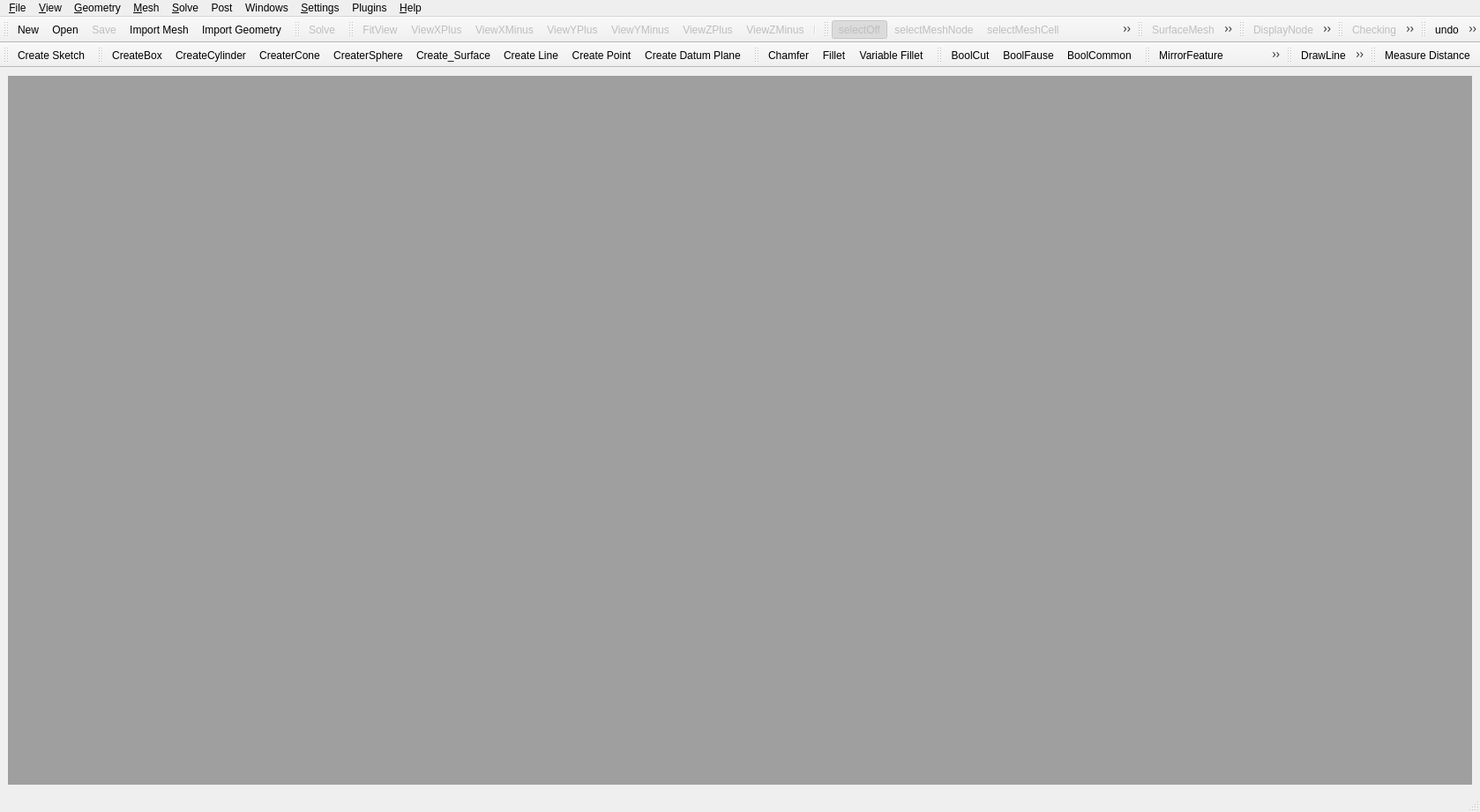
<?xml version="1.0" encoding="UTF-8"?>
<ui version="4.0">
 <class>MainWindow</class>
 <widget class="QMainWindow" name="MainWindow">
  <property name="enabled">
   <bool>true</bool>
  </property>
  <property name="geometry">
   <rect>
    <x>0</x>
    <y>0</y>
    <width>1678</width>
    <height>921</height>
   </rect>
  </property>
  <property name="windowTitle">
   <string>FastCAE</string>
  </property>
  <widget class="QWidget" name="centralwidget">
   <layout class="QGridLayout" name="gridLayout">
    <item row="0" column="0">
     <widget class="QMdiArea" name="mdiArea"/>
    </item>
   </layout>
  </widget>
  <widget class="QStatusBar" name="statusbar"/>
  <widget class="QToolBar" name="FileToolBar">
   <property name="windowTitle">
    <string>FileToolBar</string>
   </property>
   <property name="toolButtonStyle">
    <enum>Qt::ToolButtonFollowStyle</enum>
   </property>
   <attribute name="toolBarArea">
    <enum>TopToolBarArea</enum>
   </attribute>
   <attribute name="toolBarBreak">
    <bool>false</bool>
   </attribute>
   <addaction name="actionNew"/>
   <addaction name="actionOpen"/>
   <addaction name="actionSave"/>
   <addaction name="actionImportMesh"/>
   <addaction name="actionImportGeometry"/>
  </widget>
  <widget class="QToolBar" name="SolveToolBar">
   <property name="windowTitle">
    <string>SolveToolBar</string>
   </property>
   <property name="toolButtonStyle">
    <enum>Qt::ToolButtonFollowStyle</enum>
   </property>
   <attribute name="toolBarArea">
    <enum>TopToolBarArea</enum>
   </attribute>
   <attribute name="toolBarBreak">
    <bool>false</bool>
   </attribute>
   <addaction name="actionSolve"/>
  </widget>
  <widget class="QToolBar" name="ViewToolBar">
   <property name="windowTitle">
    <string>ViewToolBar</string>
   </property>
   <property name="toolButtonStyle">
    <enum>Qt::ToolButtonFollowStyle</enum>
   </property>
   <attribute name="toolBarArea">
    <enum>TopToolBarArea</enum>
   </attribute>
   <attribute name="toolBarBreak">
    <bool>false</bool>
   </attribute>
   <addaction name="actionFitView"/>
   <addaction name="actionViewXPlus"/>
   <addaction name="actionViewXMinus"/>
   <addaction name="actionViewYPlus"/>
   <addaction name="actionViewYMinus"/>
   <addaction name="actionViewZPlus"/>
   <addaction name="actionViewZMinus"/>
   <addaction name="separator"/>
  </widget>
  <widget class="QToolBar" name="SelectToolBar">
   <property name="windowTitle">
    <string>SelectToolBar</string>
   </property>
   <attribute name="toolBarArea">
    <enum>TopToolBarArea</enum>
   </attribute>
   <attribute name="toolBarBreak">
    <bool>false</bool>
   </attribute>
   <addaction name="actionSelectOff"/>
   <addaction name="actionSelectMeshNode"/>
   <addaction name="actionSelectMeshCell"/>
   <addaction name="actionBoxMeshNode"/>
   <addaction name="actionBoxMeshCell"/>
   <addaction name="separator"/>
   <addaction name="actionSelectPoint"/>
   <addaction name="actionSelectCurve"/>
   <addaction name="actionSelectFace"/>
   <addaction name="actionSelectGeometryBody"/>
  </widget>
  <widget class="QToolBar" name="MeshToolBar">
   <property name="windowTitle">
    <string>MesherToolBar</string>
   </property>
   <attribute name="toolBarArea">
    <enum>TopToolBarArea</enum>
   </attribute>
   <attribute name="toolBarBreak">
    <bool>false</bool>
   </attribute>
   <addaction name="actionSurfaceMesh"/>
   <addaction name="actionSolidMesh"/>
   <addaction name="actionFluidMesh"/>
   <addaction name="actionGenMesh"/>
  </widget>
  <widget class="QToolBar" name="DisplayToolBar">
   <property name="windowTitle">
    <string>DisplayToolBar</string>
   </property>
   <attribute name="toolBarArea">
    <enum>TopToolBarArea</enum>
   </attribute>
   <attribute name="toolBarBreak">
    <bool>false</bool>
   </attribute>
   <addaction name="actionDisplayNode"/>
   <addaction name="actionDisplayWireFrame"/>
   <addaction name="actionDisplaySurface"/>
   <addaction name="actionDisplaySurfaceEdge"/>
   <addaction name="separator"/>
   <addaction name="actionDisplayPoint"/>
   <addaction name="actionDisplayCurve"/>
   <addaction name="actionDisplayFace"/>
  </widget>
  <widget class="QToolBar" name="SetToolBar">
   <property name="enabled">
    <bool>true</bool>
   </property>
   <property name="windowTitle">
    <string>SetToolBar</string>
   </property>
   <attribute name="toolBarArea">
    <enum>TopToolBarArea</enum>
   </attribute>
   <attribute name="toolBarBreak">
    <bool>false</bool>
   </attribute>
   <addaction name="actionChecking"/>
   <addaction name="actionFilterMesh"/>
   <addaction name="actionCreate_Set"/>
   <addaction name="actionCreateGeoComponent"/>
   <addaction name="actionVTKTranslation"/>
  </widget>
  <widget class="QToolBar" name="RedoToolBar">
   <property name="windowTitle">
    <string>toolBar_4</string>
   </property>
   <attribute name="toolBarArea">
    <enum>TopToolBarArea</enum>
   </attribute>
   <attribute name="toolBarBreak">
    <bool>false</bool>
   </attribute>
   <addaction name="actionUndo"/>
   <addaction name="actionRedo"/>
  </widget>
  <widget class="QToolBar" name="StartSketchToolBar">
   <property name="windowTitle">
    <string>toolBar</string>
   </property>
   <attribute name="toolBarArea">
    <enum>TopToolBarArea</enum>
   </attribute>
   <attribute name="toolBarBreak">
    <bool>true</bool>
   </attribute>
   <addaction name="actionCreate_Sketch"/>
  </widget>
  <widget class="QToolBar" name="GeomertryFeatureToolBar">
   <property name="windowTitle">
    <string>toolBar</string>
   </property>
   <attribute name="toolBarArea">
    <enum>TopToolBarArea</enum>
   </attribute>
   <attribute name="toolBarBreak">
    <bool>false</bool>
   </attribute>
   <addaction name="actionCreateBox"/>
   <addaction name="actionCreateCylinder"/>
   <addaction name="actionCreaterCone"/>
   <addaction name="actionCreaterSphere"/>
   <addaction name="actionCreate_Face"/>
   <addaction name="actionCreate_Line"/>
   <addaction name="actionCreate_Point"/>
   <addaction name="actionCreateDatumPlane"/>
  </widget>
  <widget class="QToolBar" name="ChamferToolBar">
   <property name="windowTitle">
    <string>toolBar_2</string>
   </property>
   <attribute name="toolBarArea">
    <enum>TopToolBarArea</enum>
   </attribute>
   <attribute name="toolBarBreak">
    <bool>false</bool>
   </attribute>
   <addaction name="actionChamfer"/>
   <addaction name="actionFillet"/>
   <addaction name="actionVariable_Fillet"/>
  </widget>
  <widget class="QToolBar" name="BoolToolBar">
   <property name="windowTitle">
    <string>toolBar_3</string>
   </property>
   <attribute name="toolBarArea">
    <enum>TopToolBarArea</enum>
   </attribute>
   <attribute name="toolBarBreak">
    <bool>false</bool>
   </attribute>
   <addaction name="actionBoolCut"/>
   <addaction name="actionBoolFause"/>
   <addaction name="actionBoolCommon"/>
  </widget>
  <widget class="QToolBar" name="FeatureOpertionToolBar">
   <property name="windowTitle">
    <string>toolBar</string>
   </property>
   <attribute name="toolBarArea">
    <enum>TopToolBarArea</enum>
   </attribute>
   <attribute name="toolBarBreak">
    <bool>false</bool>
   </attribute>
   <addaction name="actionMirrorFeature"/>
   <addaction name="actionMoveFeature"/>
   <addaction name="actionRotateFeature"/>
   <addaction name="actionMakeMatrix"/>
   <addaction name="actionExtrude"/>
   <addaction name="actionRevol"/>
   <addaction name="actionLoft"/>
   <addaction name="actionSweep"/>
   <addaction name="actionGeoSplitter"/>
   <addaction name="actionFillHole"/>
   <addaction name="actionRemoveSurface"/>
   <addaction name="actionFillGap"/>
  </widget>
  <widget class="QToolBar" name="SketchToolBar">
   <property name="windowTitle">
    <string>toolBar</string>
   </property>
   <attribute name="toolBarArea">
    <enum>TopToolBarArea</enum>
   </attribute>
   <attribute name="toolBarBreak">
    <bool>false</bool>
   </attribute>
   <addaction name="actionDrawLine"/>
   <addaction name="actionDrawRectangle"/>
   <addaction name="actionDrawCircle"/>
   <addaction name="actionDrawArc"/>
   <addaction name="actionDrawPolyline"/>
   <addaction name="actionDrawSpline"/>
  </widget>
  <widget class="QMenuBar" name="menubar">
   <property name="geometry">
    <rect>
     <x>0</x>
     <y>0</y>
     <width>1678</width>
     <height>23</height>
    </rect>
   </property>
   <widget class="QMenu" name="menuFile">
    <property name="title">
     <string>&amp;File</string>
    </property>
    <addaction name="actionNew"/>
    <addaction name="actionOpen"/>
    <addaction name="actionClose"/>
    <addaction name="separator"/>
    <addaction name="actionImportMesh"/>
    <addaction name="actionExportMesh"/>
    <addaction name="actionImportGeometry"/>
    <addaction name="actionExportGeometry"/>
    <addaction name="separator"/>
    <addaction name="actionSave"/>
    <addaction name="actionSaveAs"/>
    <addaction name="separator"/>
    <addaction name="actionSave_Script"/>
    <addaction name="actionExecute_Script"/>
    <addaction name="separator"/>
    <addaction name="actionSave_Picture"/>
    <addaction name="actionWorkingDir"/>
    <addaction name="separator"/>
   </widget>
   <widget class="QMenu" name="menuView">
    <property name="title">
     <string>&amp;View</string>
    </property>
    <addaction name="actionFitView"/>
    <addaction name="actionViewXPlus"/>
    <addaction name="actionViewXMinus"/>
    <addaction name="actionViewYPlus"/>
    <addaction name="actionViewYMinus"/>
    <addaction name="actionViewZPlus"/>
    <addaction name="actionViewZMinus"/>
    <addaction name="separator"/>
   </widget>
   <widget class="QMenu" name="menuHelp">
    <property name="title">
     <string>&amp;Help</string>
    </property>
    <addaction name="actionUser_Guidance"/>
    <addaction name="actionUser_Manual"/>
    <addaction name="actionAbout"/>
   </widget>
   <widget class="QMenu" name="menuSolve">
    <property name="enabled">
     <bool>true</bool>
    </property>
    <property name="title">
     <string>&amp;Solve</string>
    </property>
    <addaction name="actionSolve"/>
    <addaction name="separator"/>
    <addaction name="actionSolver_Manager"/>
   </widget>
   <widget class="QMenu" name="menuSettings">
    <property name="title">
     <string>&amp;Settings</string>
    </property>
    <widget class="QMenu" name="menuLanguage">
     <property name="title">
      <string>Language</string>
     </property>
     <addaction name="actionChinese"/>
     <addaction name="actionEnglish"/>
    </widget>
    <addaction name="actionGraph_Options"/>
    <addaction name="separator"/>
    <addaction name="menuLanguage"/>
   </widget>
   <widget class="QMenu" name="menuMesher">
    <property name="title">
     <string>&amp;Mesh</string>
    </property>
    <widget class="QMenu" name="menuView_2">
     <property name="title">
      <string>View</string>
     </property>
     <addaction name="actionDisplayNode"/>
     <addaction name="actionDisplayWireFrame"/>
     <addaction name="actionDisplaySurface"/>
     <addaction name="actionDisplaySurfaceEdge"/>
    </widget>
    <widget class="QMenu" name="menuSelect">
     <property name="title">
      <string>Select</string>
     </property>
     <addaction name="actionSelectOff"/>
     <addaction name="actionSelectMeshNode"/>
     <addaction name="actionSelectMeshCell"/>
     <addaction name="actionBoxMeshNode"/>
     <addaction name="actionBoxMeshCell"/>
    </widget>
    <addaction name="actionSurfaceMesh"/>
    <addaction name="actionSolidMesh"/>
    <addaction name="actionFluidMesh"/>
    <addaction name="actionGenMesh"/>
    <addaction name="separator"/>
    <addaction name="actionChecking"/>
    <addaction name="actionFilterMesh"/>
    <addaction name="actionCreate_Set"/>
    <addaction name="menuView_2"/>
    <addaction name="menuSelect"/>
   </widget>
   <widget class="QMenu" name="menuPost">
    <property name="title">
     <string>Post</string>
    </property>
    <addaction name="action2DPlot"/>
    <addaction name="action3DGraph"/>
   </widget>
   <widget class="QMenu" name="menuWindows">
    <property name="title">
     <string>Windows</string>
    </property>
    <addaction name="actionStart_Page"/>
    <addaction name="actionPre_Window"/>
   </widget>
   <widget class="QMenu" name="menuGeometry">
    <property name="title">
     <string>&amp;Geometry</string>
    </property>
    <widget class="QMenu" name="menuFeature_Modeling">
     <property name="title">
      <string>Feature Modeling</string>
     </property>
     <addaction name="actionCreateBox"/>
     <addaction name="actionCreateCylinder"/>
     <addaction name="actionCreaterCone"/>
     <addaction name="actionCreaterSphere"/>
     <addaction name="actionCreate_Point"/>
     <addaction name="actionCreate_Line"/>
     <addaction name="actionCreate_Face"/>
     <addaction name="separator"/>
     <addaction name="actionCreateDatumPlane"/>
    </widget>
    <widget class="QMenu" name="menuView_3">
     <property name="title">
      <string>View</string>
     </property>
     <addaction name="actionDisplayPoint"/>
     <addaction name="actionDisplayCurve"/>
     <addaction name="actionDisplayFace"/>
    </widget>
    <widget class="QMenu" name="menuFeature_Operation">
     <property name="title">
      <string>Feature Operation</string>
     </property>
     <addaction name="actionChamfer"/>
     <addaction name="actionFillet"/>
     <addaction name="actionVariable_Fillet"/>
     <addaction name="separator"/>
     <addaction name="actionBoolCut"/>
     <addaction name="actionBoolFause"/>
     <addaction name="actionBoolCommon"/>
     <addaction name="separator"/>
     <addaction name="actionMirrorFeature"/>
     <addaction name="actionMoveFeature"/>
     <addaction name="actionRotateFeature"/>
     <addaction name="actionMakeMatrix"/>
     <addaction name="separator"/>
     <addaction name="actionExtrude"/>
     <addaction name="actionRevol"/>
     <addaction name="actionLoft"/>
     <addaction name="actionSweep"/>
     <addaction name="actionGeoSplitter"/>
    </widget>
    <widget class="QMenu" name="menuSelect_2">
     <property name="title">
      <string>Select</string>
     </property>
     <addaction name="actionSelectOff"/>
     <addaction name="separator"/>
     <addaction name="actionSelectPoint"/>
     <addaction name="actionSelectCurve"/>
     <addaction name="actionSelectFace"/>
     <addaction name="actionSelectGeometryBody"/>
    </widget>
    <widget class="QMenu" name="menuSketch">
     <property name="title">
      <string>Sketch</string>
     </property>
     <addaction name="actionCreate_Sketch"/>
     <addaction name="separator"/>
     <addaction name="actionDrawLine"/>
     <addaction name="actionDrawRectangle"/>
     <addaction name="actionDrawCircle"/>
     <addaction name="actionDrawArc"/>
     <addaction name="actionDrawPolyline"/>
     <addaction name="actionDrawSpline"/>
    </widget>
    <addaction name="actionUndo"/>
    <addaction name="actionRedo"/>
    <addaction name="separator"/>
    <addaction name="menuFeature_Modeling"/>
    <addaction name="menuFeature_Operation"/>
    <addaction name="menuSketch"/>
    <addaction name="separator"/>
    <addaction name="menuView_3"/>
    <addaction name="menuSelect_2"/>
    <addaction name="actionMeasure"/>
   </widget>
   <widget class="QMenu" name="menuPlugins">
    <property name="title">
     <string>Plugins</string>
    </property>
    <addaction name="actionPluginManager"/>
   </widget>
   <addaction name="menuFile"/>
   <addaction name="menuView"/>
   <addaction name="menuGeometry"/>
   <addaction name="menuMesher"/>
   <addaction name="menuSolve"/>
   <addaction name="menuPost"/>
   <addaction name="menuWindows"/>
   <addaction name="menuSettings"/>
   <addaction name="menuPlugins"/>
   <addaction name="menuHelp"/>
  </widget>
  <widget class="QToolBar" name="MeasureToolBar">
   <property name="windowTitle">
    <string>toolBar</string>
   </property>
   <attribute name="toolBarArea">
    <enum>TopToolBarArea</enum>
   </attribute>
   <attribute name="toolBarBreak">
    <bool>false</bool>
   </attribute>
   <addaction name="actionMeasure_Distance"/>
  </widget>
  <action name="actionNew">
   <property name="icon">
    <iconset resource="../qrc/qianfan.qrc">
     <normaloff>:/QUI/icon/createNew.png</normaloff>:/QUI/icon/createNew.png</iconset>
   </property>
   <property name="text">
    <string>New</string>
   </property>
   <property name="toolTip">
    <string>New</string>
   </property>
   <property name="shortcut">
    <string>Ctrl+N</string>
   </property>
  </action>
  <action name="actionOpen">
   <property name="icon">
    <iconset resource="../qrc/qianfan.qrc">
     <normaloff>:/QUI/icon/open.png</normaloff>:/QUI/icon/open.png</iconset>
   </property>
   <property name="text">
    <string>Open</string>
   </property>
   <property name="toolTip">
    <string>Open</string>
   </property>
   <property name="shortcut">
    <string>Ctrl+O</string>
   </property>
  </action>
  <action name="actionSave">
   <property name="enabled">
    <bool>false</bool>
   </property>
   <property name="icon">
    <iconset resource="../qrc/qianfan.qrc">
     <normaloff>:/QUI/icon/save.png</normaloff>:/QUI/icon/save.png</iconset>
   </property>
   <property name="text">
    <string>Save</string>
   </property>
   <property name="shortcut">
    <string>Ctrl+S</string>
   </property>
  </action>
  <action name="actionClose">
   <property name="icon">
    <iconset resource="../qrc/qianfan.qrc">
     <normaloff>:/QUI/icon/stop.png</normaloff>:/QUI/icon/stop.png</iconset>
   </property>
   <property name="text">
    <string>Close</string>
   </property>
   <property name="toolTip">
    <string>Close</string>
   </property>
   <property name="shortcut">
    <string>Ctrl+Q</string>
   </property>
  </action>
  <action name="actionSaveAs">
   <property name="enabled">
    <bool>false</bool>
   </property>
   <property name="icon">
    <iconset resource="../qrc/qianfan.qrc">
     <normaloff>:/QUI/icon/saveAs.png</normaloff>:/QUI/icon/saveAs.png</iconset>
   </property>
   <property name="text">
    <string>SaveAs</string>
   </property>
   <property name="shortcut">
    <string>Ctrl+Shift+S</string>
   </property>
  </action>
  <action name="actionChinese">
   <property name="icon">
    <iconset resource="../qrc/qianfan.qrc">
     <normaloff>:/QUI/icon/chinese_language.png</normaloff>:/QUI/icon/chinese_language.png</iconset>
   </property>
   <property name="text">
    <string>Chinese</string>
   </property>
   <property name="toolTip">
    <string>Chinese</string>
   </property>
  </action>
  <action name="actionEnglish">
   <property name="icon">
    <iconset resource="../qrc/qianfan.qrc">
     <normaloff>:/QUI/icon/english_language.png</normaloff>:/QUI/icon/english_language.png</iconset>
   </property>
   <property name="text">
    <string>English</string>
   </property>
   <property name="toolTip">
    <string>English</string>
   </property>
  </action>
  <action name="actionImportMesh">
   <property name="icon">
    <iconset resource="../qrc/qianfan.qrc">
     <normaloff>:/QUI/icon/importMesh.png</normaloff>:/QUI/icon/importMesh.png</iconset>
   </property>
   <property name="text">
    <string>Import Mesh</string>
   </property>
   <property name="shortcut">
    <string>Ctrl+I</string>
   </property>
  </action>
  <action name="actionImportGeometry">
   <property name="icon">
    <iconset resource="../qrc/qianfan.qrc">
     <normaloff>:/QUI/icon/importGeometry.png</normaloff>:/QUI/icon/importGeometry.png</iconset>
   </property>
   <property name="text">
    <string>Import Geometry</string>
   </property>
   <property name="shortcut">
    <string>Ctrl+G</string>
   </property>
  </action>
  <action name="actionWorkingDir">
   <property name="icon">
    <iconset resource="../qrc/qianfan.qrc">
     <normaloff>:/QUI/icon/open.png</normaloff>:/QUI/icon/open.png</iconset>
   </property>
   <property name="text">
    <string>WorkingDir</string>
   </property>
  </action>
  <action name="actionSolve">
   <property name="enabled">
    <bool>false</bool>
   </property>
   <property name="icon">
    <iconset resource="../qrc/qianfan.qrc">
     <normaloff>:/QUI/icon/solve.png</normaloff>:/QUI/icon/solve.png</iconset>
   </property>
   <property name="text">
    <string>Solve</string>
   </property>
   <property name="shortcut">
    <string>F5</string>
   </property>
  </action>
  <action name="actionSolver_Manager">
   <property name="icon">
    <iconset resource="../qrc/qianfan.qrc">
     <normaloff>:/QUI/icon/setting.png</normaloff>:/QUI/icon/setting.png</iconset>
   </property>
   <property name="text">
    <string>Solver Manager</string>
   </property>
  </action>
  <action name="actionViewXPlus">
   <property name="enabled">
    <bool>false</bool>
   </property>
   <property name="icon">
    <iconset resource="../qrc/qianfan.qrc">
     <normaloff>:/QUI/icon/xPlus.png</normaloff>:/QUI/icon/xPlus.png</iconset>
   </property>
   <property name="text">
    <string>ViewXPlus</string>
   </property>
  </action>
  <action name="actionViewXMinus">
   <property name="enabled">
    <bool>false</bool>
   </property>
   <property name="icon">
    <iconset resource="../qrc/qianfan.qrc">
     <normaloff>:/QUI/icon/xMinus.png</normaloff>:/QUI/icon/xMinus.png</iconset>
   </property>
   <property name="text">
    <string>ViewXMinus</string>
   </property>
  </action>
  <action name="actionViewYPlus">
   <property name="enabled">
    <bool>false</bool>
   </property>
   <property name="icon">
    <iconset resource="../qrc/qianfan.qrc">
     <normaloff>:/QUI/icon/yPlus.png</normaloff>:/QUI/icon/yPlus.png</iconset>
   </property>
   <property name="text">
    <string>ViewYPlus</string>
   </property>
  </action>
  <action name="actionViewYMinus">
   <property name="enabled">
    <bool>false</bool>
   </property>
   <property name="icon">
    <iconset resource="../qrc/qianfan.qrc">
     <normaloff>:/QUI/icon/yMinus.png</normaloff>:/QUI/icon/yMinus.png</iconset>
   </property>
   <property name="text">
    <string>ViewYMinus</string>
   </property>
  </action>
  <action name="actionViewZPlus">
   <property name="enabled">
    <bool>false</bool>
   </property>
   <property name="icon">
    <iconset resource="../qrc/qianfan.qrc">
     <normaloff>:/QUI/icon/zPlus.png</normaloff>:/QUI/icon/zPlus.png</iconset>
   </property>
   <property name="text">
    <string>ViewZPlus</string>
   </property>
  </action>
  <action name="actionViewZMinus">
   <property name="enabled">
    <bool>false</bool>
   </property>
   <property name="icon">
    <iconset resource="../qrc/qianfan.qrc">
     <normaloff>:/QUI/icon/zMinus.png</normaloff>:/QUI/icon/zMinus.png</iconset>
   </property>
   <property name="text">
    <string>ViewZMinus</string>
   </property>
  </action>
  <action name="actionFitView">
   <property name="enabled">
    <bool>false</bool>
   </property>
   <property name="icon">
    <iconset resource="../qrc/qianfan.qrc">
     <normaloff>:/QUI/icon/fit.png</normaloff>:/QUI/icon/fit.png</iconset>
   </property>
   <property name="text">
    <string>FitView</string>
   </property>
  </action>
  <action name="actionSelectOff">
   <property name="checkable">
    <bool>true</bool>
   </property>
   <property name="checked">
    <bool>true</bool>
   </property>
   <property name="enabled">
    <bool>false</bool>
   </property>
   <property name="icon">
    <iconset resource="../qrc/qianfan.qrc">
     <normaloff>:/QUI/icon/selectOff.png</normaloff>:/QUI/icon/selectOff.png</iconset>
   </property>
   <property name="text">
    <string>selectOff</string>
   </property>
  </action>
  <action name="actionSelectMeshNode">
   <property name="checkable">
    <bool>true</bool>
   </property>
   <property name="enabled">
    <bool>false</bool>
   </property>
   <property name="icon">
    <iconset resource="../qrc/qianfan.qrc">
     <normaloff>:/QUI/icon/selectNode.png</normaloff>:/QUI/icon/selectNode.png</iconset>
   </property>
   <property name="text">
    <string>selectMeshNode</string>
   </property>
  </action>
  <action name="actionSelectMeshCell">
   <property name="checkable">
    <bool>true</bool>
   </property>
   <property name="enabled">
    <bool>false</bool>
   </property>
   <property name="icon">
    <iconset resource="../qrc/qianfan.qrc">
     <normaloff>:/QUI/icon/selectElement.png</normaloff>:/QUI/icon/selectElement.png</iconset>
   </property>
   <property name="text">
    <string>selectMeshCell</string>
   </property>
  </action>
  <action name="actionSolve_Options">
   <property name="icon">
    <iconset resource="../qrc/qianfan.qrc">
     <normaloff>:/QUI/icon/solve.png</normaloff>:/QUI/icon/solve.png</iconset>
   </property>
   <property name="text">
    <string>Solve Options</string>
   </property>
  </action>
  <action name="actionGraph_Options">
   <property name="icon">
    <iconset resource="../qrc/qianfan.qrc">
     <normaloff>:/QUI/icon/graphOption.png</normaloff>:/QUI/icon/graphOption.png</iconset>
   </property>
   <property name="text">
    <string>Graph Options</string>
   </property>
  </action>
  <action name="actionSurfaceMesh">
   <property name="enabled">
    <bool>false</bool>
   </property>
   <property name="icon">
    <iconset resource="../qrc/qianfan.qrc">
     <normaloff>:/QUI/icon/surfaceMesh.png</normaloff>:/QUI/icon/surfaceMesh.png</iconset>
   </property>
   <property name="text">
    <string>SurfaceMesh</string>
   </property>
  </action>
  <action name="actionSolidMesh">
   <property name="enabled">
    <bool>false</bool>
   </property>
   <property name="icon">
    <iconset resource="../qrc/qianfan.qrc">
     <normaloff>:/QUI/icon/solidMesh.png</normaloff>:/QUI/icon/solidMesh.png</iconset>
   </property>
   <property name="text">
    <string>SolidMesh</string>
   </property>
  </action>
  <action name="actionExportMesh">
   <property name="enabled">
    <bool>false</bool>
   </property>
   <property name="icon">
    <iconset resource="../qrc/qianfan.qrc">
     <normaloff>:/QUI/icon/exportMesh.png</normaloff>:/QUI/icon/exportMesh.png</iconset>
   </property>
   <property name="text">
    <string>Export Mesh</string>
   </property>
   <property name="shortcut">
    <string>Ctrl+E</string>
   </property>
  </action>
  <action name="actionUser_Manual">
   <property name="checkable">
    <bool>true</bool>
   </property>
   <property name="checked">
    <bool>true</bool>
   </property>
   <property name="icon">
    <iconset resource="../qrc/qianfan.qrc">
     <normaloff>:/QUI/icon/help.png</normaloff>:/QUI/icon/help.png</iconset>
   </property>
   <property name="text">
    <string>User Manual</string>
   </property>
  </action>
  <action name="actionAbout">
   <property name="icon">
    <iconset resource="../qrc/qianfan.qrc">
     <normaloff>:/QUI/icon/about_us.png</normaloff>:/QUI/icon/about_us.png</iconset>
   </property>
   <property name="text">
    <string>About</string>
   </property>
  </action>
  <action name="actionDisplayNode">
   <property name="checkable">
    <bool>true</bool>
   </property>
   <property name="enabled">
    <bool>false</bool>
   </property>
   <property name="icon">
    <iconset resource="../qrc/qianfan.qrc">
     <normaloff>:/QUI/icon/node.png</normaloff>:/QUI/icon/node.png</iconset>
   </property>
   <property name="text">
    <string>DisplayNode</string>
   </property>
  </action>
  <action name="actionDisplayWireFrame">
   <property name="checkable">
    <bool>true</bool>
   </property>
   <property name="checked">
    <bool>false</bool>
   </property>
   <property name="enabled">
    <bool>false</bool>
   </property>
   <property name="icon">
    <iconset resource="../qrc/qianfan.qrc">
     <normaloff>:/QUI/icon/wireFrame.png</normaloff>:/QUI/icon/wireFrame.png</iconset>
   </property>
   <property name="text">
    <string>DisplayWireFrame</string>
   </property>
  </action>
  <action name="actionDisplaySurface">
   <property name="checkable">
    <bool>true</bool>
   </property>
   <property name="enabled">
    <bool>false</bool>
   </property>
   <property name="icon">
    <iconset resource="../qrc/qianfan.qrc">
     <normaloff>:/QUI/icon/face.png</normaloff>:/QUI/icon/face.png</iconset>
   </property>
   <property name="text">
    <string>DisplaySurface</string>
   </property>
  </action>
  <action name="actionDisplaySurfaceEdge">
   <property name="checkable">
    <bool>true</bool>
   </property>
   <property name="checked">
    <bool>true</bool>
   </property>
   <property name="enabled">
    <bool>false</bool>
   </property>
   <property name="icon">
    <iconset resource="../qrc/qianfan.qrc">
     <normaloff>:/QUI/icon/faceWithEdge.png</normaloff>:/QUI/icon/faceWithEdge.png</iconset>
   </property>
   <property name="text">
    <string>DisplaySurfaceEdge</string>
   </property>
   <property name="toolTip">
    <string>DisplaySurfaceEdge</string>
   </property>
  </action>
  <action name="actionCreate_Set">
   <property name="enabled">
    <bool>false</bool>
   </property>
   <property name="icon">
    <iconset resource="../qrc/qianfan.qrc">
     <normaloff>:/QUI/icon/meshComponent.png</normaloff>:/QUI/icon/meshComponent.png</iconset>
   </property>
   <property name="text">
    <string>Create Set</string>
   </property>
  </action>
  <action name="action2DPlot">
   <property name="text">
    <string>2D Plot</string>
   </property>
  </action>
  <action name="action3DGraph">
   <property name="text">
    <string>3D Graph</string>
   </property>
  </action>
  <action name="actionSave_Script">
   <property name="icon">
    <iconset resource="../qrc/qianfan.qrc">
     <normaloff>:/QUI/icon/saveScript.png</normaloff>:/QUI/icon/saveScript.png</iconset>
   </property>
   <property name="text">
    <string>Save Script</string>
   </property>
  </action>
  <action name="actionExecute_Script">
   <property name="icon">
    <iconset resource="../qrc/qianfan.qrc">
     <normaloff>:/QUI/icon/execScript.png</normaloff>:/QUI/icon/execScript.png</iconset>
   </property>
   <property name="text">
    <string>Execute Script</string>
   </property>
   <property name="shortcut">
    <string>Ctrl+R</string>
   </property>
  </action>
  <action name="actionGenMesh">
   <property name="enabled">
    <bool>false</bool>
   </property>
   <property name="icon">
    <iconset resource="../qrc/qianfan.qrc">
     <normaloff>:/QUI/icon/solumationsetting.png</normaloff>:/QUI/icon/solumationsetting.png</iconset>
   </property>
   <property name="text">
    <string>GenMesh</string>
   </property>
  </action>
  <action name="actionSave_Picture">
   <property name="icon">
    <iconset resource="../qrc/qianfan.qrc">
     <normaloff>:/QUI/icon/saveImage.png</normaloff>:/QUI/icon/saveImage.png</iconset>
   </property>
   <property name="text">
    <string>Save Picture</string>
   </property>
  </action>
  <action name="actionBoxMeshNode">
   <property name="checkable">
    <bool>true</bool>
   </property>
   <property name="enabled">
    <bool>false</bool>
   </property>
   <property name="icon">
    <iconset resource="../qrc/qianfan.qrc">
     <normaloff>:/QUI/icon/boxNode.png</normaloff>:/QUI/icon/boxNode.png</iconset>
   </property>
   <property name="text">
    <string>BoxMeshNode</string>
   </property>
  </action>
  <action name="actionBoxMeshCell">
   <property name="checkable">
    <bool>true</bool>
   </property>
   <property name="enabled">
    <bool>false</bool>
   </property>
   <property name="icon">
    <iconset resource="../qrc/qianfan.qrc">
     <normaloff>:/QUI/icon/boxCell.png</normaloff>:/QUI/icon/boxCell.png</iconset>
   </property>
   <property name="text">
    <string>BoxMeshCell</string>
   </property>
  </action>
  <action name="actionStart_Page">
   <property name="text">
    <string>Start Page</string>
   </property>
  </action>
  <action name="actionPre_Window">
   <property name="text">
    <string>Pre Window</string>
   </property>
  </action>
  <action name="actionChecking">
   <property name="enabled">
    <bool>false</bool>
   </property>
   <property name="icon">
    <iconset>
     <activeon>:/QUI/icon/meshChecking.png</activeon>
    </iconset>
   </property>
   <property name="text">
    <string>Checking</string>
   </property>
  </action>
  <action name="actionCreateBox">
   <property name="icon">
    <iconset resource="../qrc/qianfan.qrc">
     <normaloff>:/QUI/geometry/box.png</normaloff>:/QUI/geometry/box.png</iconset>
   </property>
   <property name="text">
    <string>CreateBox</string>
   </property>
  </action>
  <action name="actionCreateCylinder">
   <property name="icon">
    <iconset resource="../qrc/qianfan.qrc">
     <normaloff>:/QUI/geometry/cylinder.png</normaloff>:/QUI/geometry/cylinder.png</iconset>
   </property>
   <property name="text">
    <string>CreateCylinder</string>
   </property>
  </action>
  <action name="actionCreaterSphere">
   <property name="icon">
    <iconset resource="../qrc/qianfan.qrc">
     <normaloff>:/QUI/geometry/sphere.png</normaloff>:/QUI/geometry/sphere.png</iconset>
   </property>
   <property name="text">
    <string>CreaterSphere</string>
   </property>
  </action>
  <action name="actionChamfer">
   <property name="icon">
    <iconset resource="../qrc/qianfan.qrc">
     <normaloff>:/QUI/geometry/chamfer.png</normaloff>:/QUI/geometry/chamfer.png</iconset>
   </property>
   <property name="text">
    <string>Chamfer</string>
   </property>
  </action>
  <action name="actionFillet">
   <property name="icon">
    <iconset resource="../qrc/qianfan.qrc">
     <normaloff>:/QUI/geometry/fillet.png</normaloff>:/QUI/geometry/fillet.png</iconset>
   </property>
   <property name="text">
    <string>Fillet</string>
   </property>
  </action>
  <action name="actionBoolCut">
   <property name="icon">
    <iconset resource="../qrc/qianfan.qrc">
     <normaloff>:/QUI/geometry/cut.png</normaloff>:/QUI/geometry/cut.png</iconset>
   </property>
   <property name="text">
    <string>BoolCut</string>
   </property>
  </action>
  <action name="actionBoolFause">
   <property name="icon">
    <iconset resource="../qrc/qianfan.qrc">
     <normaloff>:/QUI/geometry/fuse.png</normaloff>:/QUI/geometry/fuse.png</iconset>
   </property>
   <property name="text">
    <string>BoolFause</string>
   </property>
  </action>
  <action name="actionBoolCommon">
   <property name="icon">
    <iconset resource="../qrc/qianfan.qrc">
     <normaloff>:/QUI/geometry/common.png</normaloff>:/QUI/geometry/common.png</iconset>
   </property>
   <property name="text">
    <string>BoolCommon</string>
   </property>
  </action>
  <action name="actionUndo">
   <property name="icon">
    <iconset resource="../qrc/qianfan.qrc">
     <normaloff>:/QUI/geometry/undo.png</normaloff>:/QUI/geometry/undo.png</iconset>
   </property>
   <property name="text">
    <string>undo</string>
   </property>
   <property name="shortcut">
    <string>Ctrl+Z</string>
   </property>
  </action>
  <action name="actionRedo">
   <property name="icon">
    <iconset resource="../qrc/qianfan.qrc">
     <normaloff>:/QUI/geometry/redo.png</normaloff>:/QUI/geometry/redo.png</iconset>
   </property>
   <property name="text">
    <string>redo</string>
   </property>
   <property name="shortcut">
    <string>Ctrl+Y</string>
   </property>
  </action>
  <action name="actionExportGeometry">
   <property name="icon">
    <iconset resource="../qrc/qianfan.qrc">
     <normaloff>:/QUI/icon/exportGeometry.png</normaloff>:/QUI/icon/exportGeometry.png</iconset>
   </property>
   <property name="text">
    <string>ExportGeometry</string>
   </property>
  </action>
  <action name="actionCreaterCone">
   <property name="icon">
    <iconset resource="../qrc/qianfan.qrc">
     <normaloff>:/QUI/geometry/cone.png</normaloff>:/QUI/geometry/cone.png</iconset>
   </property>
   <property name="text">
    <string>CreaterCone</string>
   </property>
  </action>
  <action name="actionMirrorFeature">
   <property name="icon">
    <iconset resource="../qrc/qianfan.qrc">
     <normaloff>:/QUI/geometry/mirror.png</normaloff>:/QUI/geometry/mirror.png</iconset>
   </property>
   <property name="text">
    <string>MirrorFeature</string>
   </property>
  </action>
  <action name="actionVariable_Fillet">
   <property name="icon">
    <iconset resource="../qrc/qianfan.qrc">
     <normaloff>:/QUI/geometry/variableFillet.png</normaloff>:/QUI/geometry/variableFillet.png</iconset>
   </property>
   <property name="text">
    <string>Variable Fillet</string>
   </property>
  </action>
  <action name="actionExtrude">
   <property name="icon">
    <iconset resource="../qrc/qianfan.qrc">
     <normaloff>:/QUI/geometry/extrude.png</normaloff>:/QUI/geometry/extrude.png</iconset>
   </property>
   <property name="text">
    <string>Extrude</string>
   </property>
  </action>
  <action name="actionCreate_Point">
   <property name="icon">
    <iconset resource="../qrc/qianfan.qrc">
     <normaloff>:/QUI/geometry/point.png</normaloff>:/QUI/geometry/point.png</iconset>
   </property>
   <property name="text">
    <string>Create Point</string>
   </property>
  </action>
  <action name="actionCreate_Line">
   <property name="icon">
    <iconset resource="../qrc/qianfan.qrc">
     <normaloff>:/QUI/geometry/line.png</normaloff>:/QUI/geometry/line.png</iconset>
   </property>
   <property name="text">
    <string>Create Line</string>
   </property>
  </action>
  <action name="actionCreate_Face">
   <property name="icon">
    <iconset resource="../qrc/qianfan.qrc">
     <normaloff>:/QUI/geometry/face.png</normaloff>:/QUI/geometry/face.png</iconset>
   </property>
   <property name="text">
    <string>Create_Surface</string>
   </property>
  </action>
  <action name="actionMoveFeature">
   <property name="icon">
    <iconset resource="../qrc/qianfan.qrc">
     <normaloff>:/QUI/geometry/move.png</normaloff>:/QUI/geometry/move.png</iconset>
   </property>
   <property name="text">
    <string>Move</string>
   </property>
  </action>
  <action name="actionRotateFeature">
   <property name="icon">
    <iconset resource="../qrc/qianfan.qrc">
     <normaloff>:/QUI/geometry/Rotate.png</normaloff>:/QUI/geometry/Rotate.png</iconset>
   </property>
   <property name="text">
    <string>Rotate</string>
   </property>
  </action>
  <action name="actionRevol">
   <property name="icon">
    <iconset resource="../qrc/qianfan.qrc">
     <normaloff>:/QUI/geometry/revolve.png</normaloff>:/QUI/geometry/revolve.png</iconset>
   </property>
   <property name="text">
    <string>Revol</string>
   </property>
  </action>
  <action name="actionLoft">
   <property name="icon">
    <iconset resource="../qrc/qianfan.qrc">
     <normaloff>:/QUI/geometry/loft.png</normaloff>:/QUI/geometry/loft.png</iconset>
   </property>
   <property name="text">
    <string>loft</string>
   </property>
  </action>
  <action name="actionCreateDatumPlane">
   <property name="icon">
    <iconset resource="../qrc/qianfan.qrc">
     <normaloff>:/QUI/icon/datumPlane.png</normaloff>:/QUI/icon/datumPlane.png</iconset>
   </property>
   <property name="text">
    <string>Create Datum Plane</string>
   </property>
  </action>
  <action name="actionDrawLine">
   <property name="checkable">
    <bool>false</bool>
   </property>
   <property name="icon">
    <iconset resource="../qrc/qianfan.qrc">
     <normaloff>:/QUI/icon/sketchLine.png</normaloff>:/QUI/icon/sketchLine.png</iconset>
   </property>
   <property name="text">
    <string>DrawLine</string>
   </property>
  </action>
  <action name="actionDrawRectangle">
   <property name="checkable">
    <bool>false</bool>
   </property>
   <property name="icon">
    <iconset resource="../qrc/qianfan.qrc">
     <normaloff>:/QUI/icon/sketchRectangle.png</normaloff>:/QUI/icon/sketchRectangle.png</iconset>
   </property>
   <property name="text">
    <string>DrawRectangle</string>
   </property>
  </action>
  <action name="actionDrawCircle">
   <property name="checkable">
    <bool>false</bool>
   </property>
   <property name="icon">
    <iconset resource="../qrc/qianfan.qrc">
     <normaloff>:/QUI/icon/sketchCircle.png</normaloff>:/QUI/icon/sketchCircle.png</iconset>
   </property>
   <property name="text">
    <string>DrawCircle</string>
   </property>
  </action>
  <action name="actionCreate_Sketch">
   <property name="checkable">
    <bool>true</bool>
   </property>
   <property name="icon">
    <iconset resource="../qrc/qianfan.qrc">
     <normaloff>:/QUI/icon/createSketch.png</normaloff>:/QUI/icon/createSketch.png</iconset>
   </property>
   <property name="text">
    <string>Create Sketch</string>
   </property>
  </action>
  <action name="actionDrawArc">
   <property name="checkable">
    <bool>false</bool>
   </property>
   <property name="enabled">
    <bool>true</bool>
   </property>
   <property name="icon">
    <iconset resource="../qrc/qianfan.qrc">
     <normaloff>:/QUI/icon/sketchArc.png</normaloff>:/QUI/icon/sketchArc.png</iconset>
   </property>
   <property name="text">
    <string>DrawArc</string>
   </property>
  </action>
  <action name="actionDrawPolyline">
   <property name="icon">
    <iconset resource="../qrc/qianfan.qrc">
     <normaloff>:/QUI/icon/sketchPolyLine.png</normaloff>:/QUI/icon/sketchPolyLine.png</iconset>
   </property>
   <property name="text">
    <string>DrawPolyline</string>
   </property>
  </action>
  <action name="actionMakeMatrix">
   <property name="icon">
    <iconset resource="../qrc/qianfan.qrc">
     <normaloff>:/QUI/geometry/matrix.png</normaloff>:/QUI/geometry/matrix.png</iconset>
   </property>
   <property name="text">
    <string>MakeMatrix</string>
   </property>
   <property name="toolTip">
    <string>MakeMatrix</string>
   </property>
  </action>
  <action name="actionSweep">
   <property name="icon">
    <iconset resource="../qrc/qianfan.qrc">
     <normaloff>:/QUI/geometry/sweep.png</normaloff>:/QUI/geometry/sweep.png</iconset>
   </property>
   <property name="text">
    <string>Sweep</string>
   </property>
  </action>
  <action name="actionDrawSpline">
   <property name="icon">
    <iconset resource="../qrc/qianfan.qrc">
     <normaloff>:/QUI/icon/sketchSpline.png</normaloff>:/QUI/icon/sketchSpline.png</iconset>
   </property>
   <property name="text">
    <string>DrawSpline</string>
   </property>
  </action>
  <action name="actionDisplayPoint">
   <property name="checkable">
    <bool>true</bool>
   </property>
   <property name="checked">
    <bool>false</bool>
   </property>
   <property name="icon">
    <iconset resource="../qrc/qianfan.qrc">
     <normaloff>:/QUI/geometry/pointDisplay.png</normaloff>:/QUI/geometry/pointDisplay.png</iconset>
   </property>
   <property name="text">
    <string>DisplayPoint</string>
   </property>
  </action>
  <action name="actionDisplayCurve">
   <property name="checkable">
    <bool>true</bool>
   </property>
   <property name="checked">
    <bool>false</bool>
   </property>
   <property name="icon">
    <iconset resource="../qrc/qianfan.qrc">
     <normaloff>:/QUI/geometry/edgeDisplay.png</normaloff>:/QUI/geometry/edgeDisplay.png</iconset>
   </property>
   <property name="text">
    <string>DisplayCurve</string>
   </property>
  </action>
  <action name="actionDisplayFace">
   <property name="checkable">
    <bool>true</bool>
   </property>
   <property name="checked">
    <bool>true</bool>
   </property>
   <property name="icon">
    <iconset resource="../qrc/qianfan.qrc">
     <normaloff>:/QUI/geometry/facedisplay.png</normaloff>:/QUI/geometry/facedisplay.png</iconset>
   </property>
   <property name="text">
    <string>DisplayFace</string>
   </property>
  </action>
  <action name="actionSelectPoint">
   <property name="checkable">
    <bool>true</bool>
   </property>
   <property name="icon">
    <iconset resource="../qrc/qianfan.qrc">
     <normaloff>:/QUI/geometry/selectpoint.png</normaloff>:/QUI/geometry/selectpoint.png</iconset>
   </property>
   <property name="text">
    <string>SelectPoint</string>
   </property>
  </action>
  <action name="actionSelectCurve">
   <property name="checkable">
    <bool>true</bool>
   </property>
   <property name="icon">
    <iconset resource="../qrc/qianfan.qrc">
     <normaloff>:/QUI/geometry/selectwire.png</normaloff>:/QUI/geometry/selectwire.png</iconset>
   </property>
   <property name="text">
    <string>SelectCurve</string>
   </property>
  </action>
  <action name="actionSelectFace">
   <property name="checkable">
    <bool>true</bool>
   </property>
   <property name="icon">
    <iconset resource="../qrc/qianfan.qrc">
     <normaloff>:/QUI/geometry/selectface.png</normaloff>:/QUI/geometry/selectface.png</iconset>
   </property>
   <property name="text">
    <string>SelectFace</string>
   </property>
  </action>
  <action name="actionSelectGeometryBody">
   <property name="checkable">
    <bool>true</bool>
   </property>
   <property name="icon">
    <iconset resource="../qrc/qianfan.qrc">
     <normaloff>:/QUI/geometry/selectbody.png</normaloff>:/QUI/geometry/selectbody.png</iconset>
   </property>
   <property name="text">
    <string>SelectGeometryBody</string>
   </property>
  </action>
  <action name="actionPluginManager">
   <property name="text">
    <string>Plugin Manager</string>
   </property>
   <property name="toolTip">
    <string>Plugin Manager</string>
   </property>
  </action>
  <action name="actionUser_Guidance">
   <property name="checkable">
    <bool>true</bool>
   </property>
   <property name="checked">
    <bool>true</bool>
   </property>
   <property name="text">
    <string>User Guidance</string>
   </property>
  </action>
  <action name="actionMeasure_Distance">
   <property name="icon">
    <iconset resource="../qrc/qianfan.qrc">
     <normaloff>:/QUI/geometry/geoMeasure.png</normaloff>:/QUI/geometry/geoMeasure.png</iconset>
   </property>
   <property name="text">
    <string>Measure Distance</string>
   </property>
  </action>
  <action name="actionMeasure">
   <property name="text">
    <string>Measure</string>
   </property>
  </action>
  <action name="actionGeoSplitter">
   <property name="icon">
    <iconset resource="../qrc/qianfan.qrc">
     <normaloff>:/QUI/geometry/geoSSplit.png</normaloff>:/QUI/geometry/geoSSplit.png</iconset>
   </property>
   <property name="text">
    <string>Split</string>
   </property>
  </action>
  <action name="actionCreateGeoComponent">
   <property name="enabled">
    <bool>false</bool>
   </property>
   <property name="icon">
    <iconset resource="../qrc/qianfan.qrc">
     <normaloff>:/QUI/icon/geoComponent.png</normaloff>:/QUI/icon/geoComponent.png</iconset>
   </property>
   <property name="text">
    <string>CreateGeoComponent</string>
   </property>
  </action>
  <action name="actionFluidMesh">
   <property name="enabled">
    <bool>false</bool>
   </property>
   <property name="icon">
    <iconset resource="../qrc/qianfan.qrc">
     <normaloff>:/QUI/icon/meshFluid.png</normaloff>:/QUI/icon/meshFluid.png</iconset>
   </property>
   <property name="text">
    <string>FluidMesh</string>
   </property>
  </action>
  <action name="actionFilterMesh">
   <property name="enabled">
    <bool>false</bool>
   </property>
   <property name="icon">
    <iconset resource="../qrc/qianfan.qrc">
     <normaloff>:/QUI/icon/meshFilter.png</normaloff>:/QUI/icon/meshFilter.png</iconset>
   </property>
   <property name="text">
    <string>FilterMesh</string>
   </property>
  </action>
  <action name="actionFillHole">
   <property name="icon">
    <iconset resource="../qrc/qianfan.qrc">
     <normaloff>:/QUI/geometry/geoFillHole.png</normaloff>:/QUI/geometry/geoFillHole.png</iconset>
   </property>
   <property name="text">
    <string>FillHole</string>
   </property>
  </action>
  <action name="actionRemoveSurface">
   <property name="icon">
    <iconset resource="../qrc/qianfan.qrc">
     <normaloff>:/QUI/geometry/geoRemoveFace.png</normaloff>:/QUI/geometry/geoRemoveFace.png</iconset>
   </property>
   <property name="text">
    <string>RemoveSurface</string>
   </property>
  </action>
  <action name="actionFillGap">
   <property name="icon">
    <iconset resource="../qrc/qianfan.qrc">
     <normaloff>:/QUI/geometry/geoFixSurface.png</normaloff>:/QUI/geometry/geoFixSurface.png</iconset>
   </property>
   <property name="text">
    <string>FillGap</string>
   </property>
  </action>
  <action name="actionVTKTranslation">
   <property name="checkable">
    <bool>false</bool>
   </property>
   <property name="enabled">
    <bool>false</bool>
   </property>
   <property name="icon">
    <iconset resource="../qrc/qianfan.qrc">
     <normaloff>:/QUI/icon/meshmodeling.png</normaloff>:/QUI/icon/meshmodeling.png</iconset>
   </property>
   <property name="text">
    <string>Mesh Modeling</string>
   </property>
  </action>
 </widget>
 <resources>
  <include location="../qrc/qianfan.qrc"/>
 </resources>
 <connections/>
</ui>
